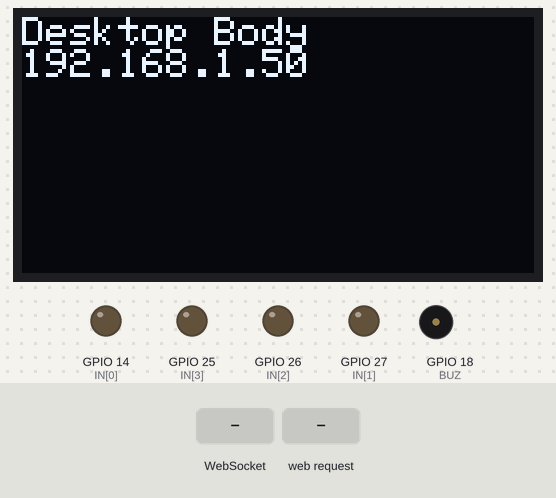
The sketch below on a simulated ESP32. Shown: 128×64 one-colour display, output pins drawn as LEDs (lit = HIGH), buzzer (waves = sounding). The inputs (shaded band) are chosen by the test bench. WiFi joins after 1.5 s; servers stay silent unless stated; storage starts empty.

Above: at 1.7 s.
At 5.3 s:
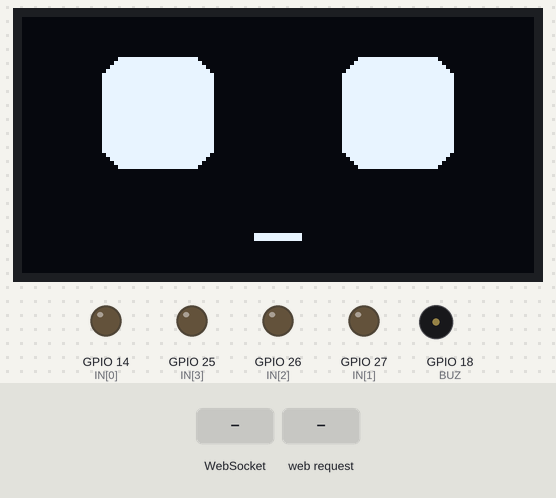
5.4 s: WebSocket text "mem" received
At 5.98 s:
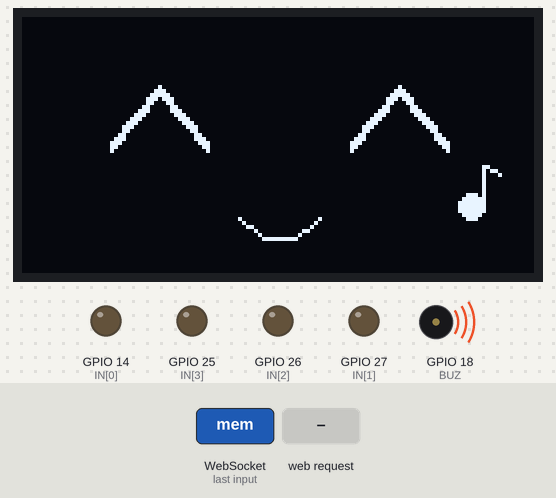
7.2 s: WebSocket text "x:1" received
At 8.4 s:
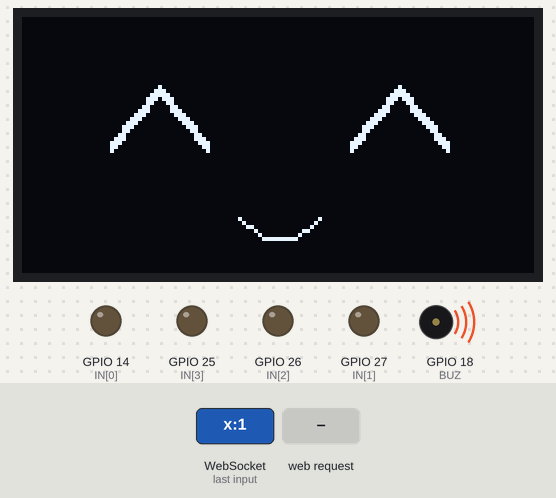
9.3 s: WebSocket text "n:5" received
At 9.64 s:
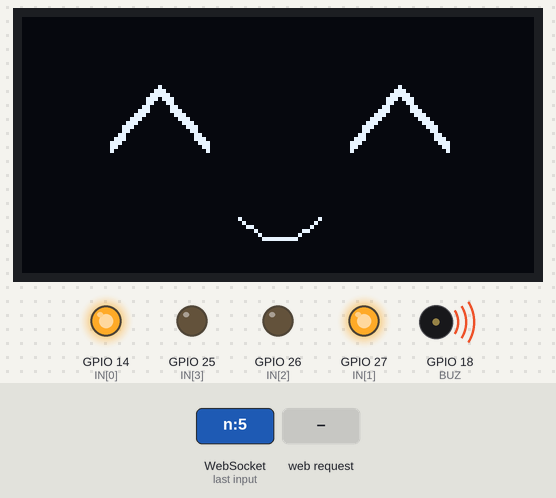
11.0 s: WebSocket text "p:90" received
13.0 s: HTTP request GET /store?k=mem received
Timing chart, 0 to 16.0 s (numbered marks = the images above; inputs shaded):
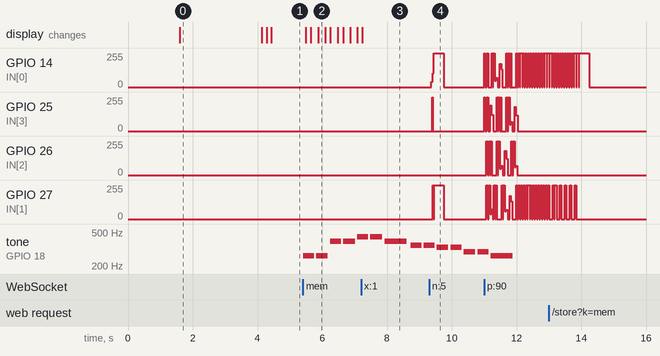

Measured:
- after the input at 5.4 s, tone on GPIO 18 (BUZ): plays 262 Hz for 0.34 s, 262 Hz for 0.36 s, 392 Hz for 0.34 s, 392 Hz for 0.36 s, 440 Hz for 0.11 s, starting at once; the display: changes after 0.09 s (image 2)
- after the input at 7.2 s, the display: changes at once (image 3)
- after the input at 9.3 s, GPIO 14 (IN[0]): 0/255 → 255/255 after 0.07 s, → 0/255 0.39 s later; GPIO 25 (IN[3]): 0/255 → 255/255 after 0.09 s, → 0/255 0.02 s later; GPIO 27 (IN[1]): 0/255 → 255/255 after 0.11 s, → 0/255 0.34 s later
- what the display in image 0 shows lasts 2.5 s, from 1.6 s to 4.1 s

The sketch:

desktop_body.ino
```cpp
// Desktop Body firmware — ESP32 (Arduino core 3.x)
// Libs: Adafruit SSD1306, Adafruit GFX, WebSockets (Markus Sattler)
#include <WiFi.h>
#include <WebServer.h>
#include <WebSocketsServer.h>
#include <LittleFS.h>
#include <Wire.h>
#include <Adafruit_GFX.h>
#include <Adafruit_SSD1306.h>

const char* SSID = "SK_72B0_2.4G";
const char* PASS = "HIB14@6291";

#define BUZ 18
const int IN[4] = {14, 27, 26, 25};          // ULN2003 IN1..IN4
Adafruit_SSD1306 d(128, 64, &Wire, -1);
WebServer http(80);
WebSocketsServer ws(81);

// ---------- state ----------
volatile int expr = 0;      // 0 neutral 1 happy 2 sad 3 angry 4 sleepy 5 surprised 6 love 7 think 8 music
volatile bool talking = false;
volatile int look = 0;

// ---------- stepper (28BYJ-48, 4096 half-steps/rev) ----------
const uint8_t SEQ[8][4] = {{1,0,0,0},{1,1,0,0},{0,1,0,0},{0,1,1,0},{0,0,1,0},{0,0,1,1},{0,0,0,1},{1,0,0,1}};
const float SPD = 4096.0 / 360.0;
long pos = 0, target = 0;
int ph = 0;
unsigned long lastUs = 0, lastMove = 0;
bool coils = false;

void stepperRun() {
  if (pos == target) {
    if (coils && millis() - lastMove > 300) { for (int i = 0; i < 4; i++) digitalWrite(IN[i], 0); coils = false; }
    return;
  }
  if (micros() - lastUs < 1800) return;
  lastUs = micros();
  int dir = target > pos ? 1 : -1;
  pos += dir; ph = (ph + dir + 8) % 8;
  for (int i = 0; i < 4; i++) digitalWrite(IN[i], SEQ[ph][i]);
  coils = true; lastMove = millis();
}

// ---------- music (passive buzzer) ----------
const int N_C4 = 262, N_D4 = 294, N_E4 = 330, N_F4 = 349, N_G4 = 392, N_A4 = 440;
struct Note { uint16_t f, ms; };
const Note twinkle[] = {{N_C4,400},{N_C4,400},{N_G4,400},{N_G4,400},{N_A4,400},{N_A4,400},{N_G4,800},{N_F4,400},{N_F4,400},{N_E4,400},{N_E4,400},{N_D4,400},{N_D4,400},{N_C4,800}};
const Note ode[] = {{N_E4,400},{N_E4,400},{N_F4,400},{N_G4,400},{N_G4,400},{N_F4,400},{N_E4,400},{N_D4,400},{N_C4,400},{N_C4,400},{N_D4,400},{N_E4,400},{N_E4,600},{N_D4,200},{N_D4,800}};
const Note jingle[] = {{N_E4,300},{N_E4,300},{N_E4,600},{N_E4,300},{N_E4,300},{N_E4,600},{N_E4,300},{N_G4,300},{N_C4,450},{N_D4,150},{N_E4,1000}};
const Note* SONG[] = {twinkle, ode, jingle};
const uint8_t LEN[] = {14, 15, 11};
int song = -1, ni = 0; unsigned long nt = 0; bool gap = false;

void playSong(int s) {
  ledcWriteTone(BUZ, 0);
  if (s < 0 || s > 2) { song = -1; if (expr == 8) expr = 1; return; }
  song = s; ni = 0; nt = 0; gap = false; expr = 8;
}
void musicRun() {
  if (song < 0 || millis() < nt) return;
  if (!gap) {
    if (ni >= LEN[song]) { playSong(-1); return; }
    ledcWriteTone(BUZ, SONG[song][ni].f);
    nt = millis() + SONG[song][ni].ms * 85 / 100; gap = true;
  } else {
    ledcWriteTone(BUZ, 0);
    nt = millis() + SONG[song][ni].ms * 15 / 100; ni++; gap = false;
  }
}

// ---------- face ----------
void thick(int x0, int y0, int x1, int y1) { for (int i = -1; i <= 1; i++) d.drawLine(x0, y0 + i, x1, y1 + i, 1); }
void heart(int cx, int cy) { d.fillCircle(cx-6, cy-3, 7, 1); d.fillCircle(cx+6, cy-3, 7, 1); d.fillTriangle(cx-13, cy, cx+13, cy, cx, cy+14, 1); }

void face() {
  unsigned long t = millis();
  d.clearDisplay();
  int lx = 34 + look, rx = 94 + look, y = 24;
  bool blink = (t % 4200) < 140;
  int h = blink ? 3 : 28;
  int e = expr;
  if (e == 0 || e == 2 || e == 3) {
    d.fillRoundRect(lx-14, y-h/2, 28, h, 6, 1);
    d.fillRoundRect(rx-14, y-h/2, 28, h, 6, 1);
    if (!blink && e == 2) {          // sad: outer-top cut
      d.fillTriangle(lx-15, y-15, lx, y-15, lx-15, y-2, 0);
      d.fillTriangle(rx+15, y-15, rx, y-15, rx+15, y-2, 0);
    }
    if (!blink && e == 3) {          // angry: inner-top cut
      d.fillTriangle(lx+15, y-15, lx, y-15, lx+15, y-2, 0);
      d.fillTriangle(rx-15, y-15, rx, y-15, rx-15, y-2, 0);
    }
  } else if (e == 1 || e == 8) {     // happy ^ ^
    thick(lx-12, y+8, lx, y-6); thick(lx, y-6, lx+12, y+8);
    thick(rx-12, y+8, rx, y-6); thick(rx, y-6, rx+12, y+8);
    if (e == 8) {                    // bobbing note
      int by = 44 + ((t / 200) % 2) * 3;
      d.fillCircle(112, by, 3, 1); d.drawLine(115, by, 115, by-10, 1); d.drawLine(115, by-10, 119, by-8, 1);
    }
  } else if (e == 4) {               // sleepy
    d.fillRoundRect(lx-14, y+2, 28, 6, 3, 1); d.fillRoundRect(rx-14, y+2, 28, 6, 3, 1);
    d.setTextColor(1); d.setTextSize(1 + (t / 700) % 2); d.setCursor(108, 4); d.print("z");
  } else if (e == 5) {               // surprised
    d.drawCircle(lx, y, 13, 1); d.drawCircle(rx, y, 13, 1);
    d.fillCircle(lx, y, 5, 1); d.fillCircle(rx, y, 5, 1);
  } else if (e == 6) {               // love
    heart(lx, y-2); heart(rx, y-2);
  } else if (e == 7) {               // think
    d.fillRoundRect(lx-8, y-16, 20, 20, 5, 1); d.fillRoundRect(rx-8, y-16, 20, 20, 5, 1);
    d.setTextColor(1); d.setTextSize(1); d.setCursor(100, 50);
    for (int i = 0; i < (int)((t / 400) % 4); i++) d.print(".");
  }
  // mouth
  if (talking) {
    int mh = 3 + ((t / 80) % 4) * 3;
    d.fillRoundRect(54, 50, 20, mh, 3, 1);
  } else if (e == 1 || e == 6 || e == 8) {
    d.drawLine(54, 50, 60, 55, 1); d.drawLine(60, 55, 68, 55, 1); d.drawLine(68, 55, 74, 50, 1);
  } else if (e == 2) {
    d.drawLine(54, 56, 60, 51, 1); d.drawLine(60, 51, 68, 51, 1); d.drawLine(68, 51, 74, 56, 1);
  } else if (e != 5) {
    d.fillRect(58, 54, 12, 2, 1);
  }
  d.display();
}

void dispTask(void*) { for (;;) { face(); vTaskDelay(50 / portTICK_PERIOD_MS); } }

// ---------- commands: "x:1" expr | "t:1" talk | "n:5" nudge deg | "r:45" rotate deg
// ---------- "p:90" absolute deg | "m:0" song (-1 stop) | "l:3" eye look
void handle(String s) {
  if (s.length() < 3) return;
  char c = s[0]; String a = s.substring(2); float f = a.toFloat();
  if (c == 'x') expr = constrain(a.toInt(), 0, 8);
  else if (c == 't') talking = a.toInt();
  else if (c == 'n' || c == 'r') target = pos + lround(f * SPD);
  else if (c == 'p') {
    long cur = ((pos % 4096) + 4096) % 4096;
    long want = lround(fmod(f + 360, 360) * SPD);
    long dl = want - cur;
    if (dl > 2048) dl -= 4096;
    if (dl < -2048) dl += 4096;
    target = pos + dl;
  }
  else if (c == 'm') playSong(a.toInt());
  else if (c == 'l') look = constrain(a.toInt(), -8, 8);
}

void onWs(uint8_t n, WStype_t type, uint8_t* p, size_t len) {
  if (type == WStype_TEXT) handle(String((char*)p));
}

// ---------- storage for AI memory + faces (readable from phone) ----------
void store() {
  http.sendHeader("Access-Control-Allow-Origin", "*");
  String k = http.arg("k");
  if (k != "mem" && k != "faces") { http.send(400, "text/plain", "bad"); return; }
  String p = "/" + k + ".json";
  if (http.method() == HTTP_POST) {
    File f = LittleFS.open(p, "w"); f.print(http.arg("plain")); f.close();
    http.send(200, "text/plain", "ok");
  } else {
    if (!LittleFS.exists(p)) { http.send(200, "application/json", k == "mem" ? "{}" : "[]"); return; }
    File f = LittleFS.open(p, "r"); http.streamFile(f, "application/json"); f.close();
  }
}

const char PAGE[] PROGMEM = R"HTML(<!doctype html><meta name=viewport content="width=device-width,initial-scale=1">
<body style="font:16px sans-serif;background:#111;color:#eee;padding:12px"><h3>Desktop Body</h3><div id=bx></div>
<script>
const w=new WebSocket('ws://'+location.hostname+':81');const s=c=>w.send(c);
const B=(t,c)=>{const e=document.createElement('button');e.textContent=t;e.style.cssText='margin:4px;padding:12px';e.onclick=()=>s(c);bx.append(e)};
['neutral','happy','sad','angry','sleepy','surprised','love','think'].forEach((n,i)=>B(n,'x:'+i));
B('<< 45','r:-45');B('45 >>','r:45');B('Front','p:0');B('Back','p:180');B('Spin','r:360');
B('Song1','m:0');B('Song2','m:1');B('Song3','m:2');B('Stop','m:-1');
</script><h4>AI memory</h4><textarea id=m rows=14 style="width:100%"></textarea><br><button onclick="sv()">Save</button>
<script>fetch('/store?k=mem').then(r=>r.text()).then(t=>m.value=t);function sv(){fetch('/store?k=mem',{method:'POST',body:m.value}).then(()=>alert('saved'))}</script>)HTML";

void setup() {
  for (int i = 0; i < 4; i++) pinMode(IN[i], OUTPUT);
  ledcAttach(BUZ, 2000, 8);
  LittleFS.begin(true);
  Wire.begin(21, 22); Wire.setClock(400000);
  d.begin(SSD1306_SWITCHCAPVCC, 0x3C);
  d.setTextColor(1); d.setTextSize(1);
  d.clearDisplay(); d.setCursor(0, 0); d.print("Connecting WiFi..."); d.display();
  WiFi.begin(SSID, PASS);
  while (WiFi.status() != WL_CONNECTED) delay(300);
  d.clearDisplay(); d.setCursor(0, 0); d.println("Desktop Body"); d.println(WiFi.localIP()); d.display();
  delay(2500);
  http.on("/", []() { http.send_P(200, "text/html", PAGE); });
  http.on("/store", HTTP_ANY, store);
  http.begin();
  ws.begin(); ws.onEvent(onWs);
  xTaskCreatePinnedToCore(dispTask, "disp", 4096, NULL, 1, NULL, 0);
}

void loop() {
  http.handleClient();
  ws.loop();
  stepperRun();
  musicRun();
}
```
